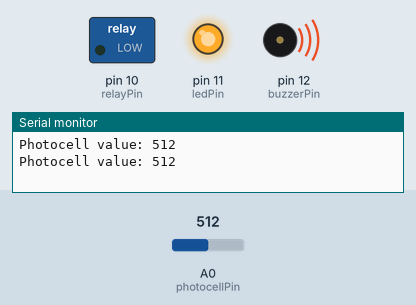
The sketch below on a simulated Arduino Uno, built with avr-gcc and run on an emulated ATmega328P. On the bench: switched loads named in the sketch (green lamp = pin HIGH), output pins drawn as LEDs (lit = HIGH), buzzer (waves = sounding, pin HIGH), the last lines printed to the serial monitor. The inputs (shaded band) are chosen by the test bench; at power-on: A0 (photocellPin) = 512.

Above: at 1.8 s.
1.9 s: A0 (photocellPin) set to 410
3.4 s: A0 (photocellPin) set to 384
At 5.2 s:
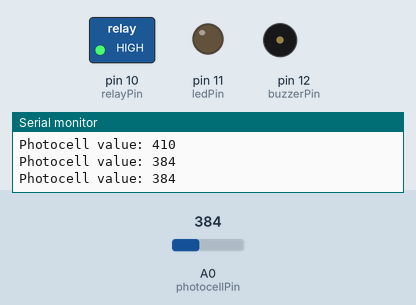
5.5 s: A0 (photocellPin) set to 511
At 7.0 s:
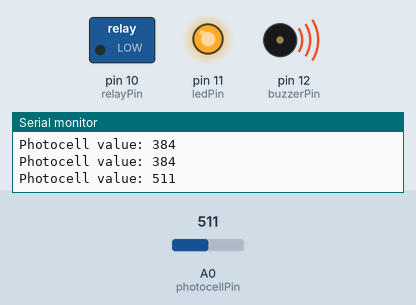
7.5 s: A0 (photocellPin) set to 390
At 8.6 s:
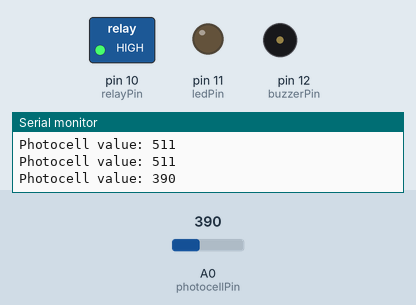
Timing chart, 0 to 10.5 s (numbered marks = the images above; inputs shaded):
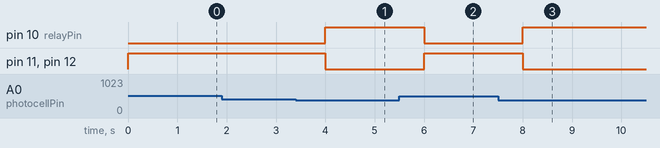

The sketch:

Ambient_Light_Monitoring.ino
```cpp
const int photocellPin = A0;
const int ledPin = 11;
const int relayPin = 10;
int photocellValue = 0;
const int buzzerPin = 12;

void setup()
{
  pinMode(relayPin, OUTPUT);
  pinMode(ledPin, OUTPUT);
  pinMode(buzzerPin, OUTPUT);
  Serial.begin(9600);
}

void loop()
{
  photocellValue = analogRead(photocellPin);
  Serial.print("Photocell value: ");
  Serial.println(photocellValue);
  if (photocellValue >= 400)
  {
    digitalWrite(ledPin, HIGH);
    digitalWrite(relayPin, LOW);
    digitalWrite(buzzerPin, HIGH);
  }
  else
  {
    digitalWrite(ledPin, LOW);
    digitalWrite(relayPin, HIGH);
    digitalWrite(buzzerPin, LOW);
  }
  delay(1000);
}
```

Measured:
- the behaviour switches between 400 and 399 on A0 (photocellPin) (found by bisection; images 0 and 1)
- after the input at 3.4 s, pin 10 (relayPin): LOW → HIGH after 0.60 s; pin 11 (ledPin), pin 12 (buzzerPin): HIGH → LOW after 0.60 s
- after the input at 5.5 s, pin 10 (relayPin): HIGH → LOW after 0.50 s; pin 11 (ledPin), pin 12 (buzzerPin): LOW → HIGH after 0.50 s
- after the input at 7.5 s, pin 10 (relayPin): LOW → HIGH after 0.50 s; pin 11 (ledPin), pin 12 (buzzerPin): HIGH → LOW after 0.50 s
